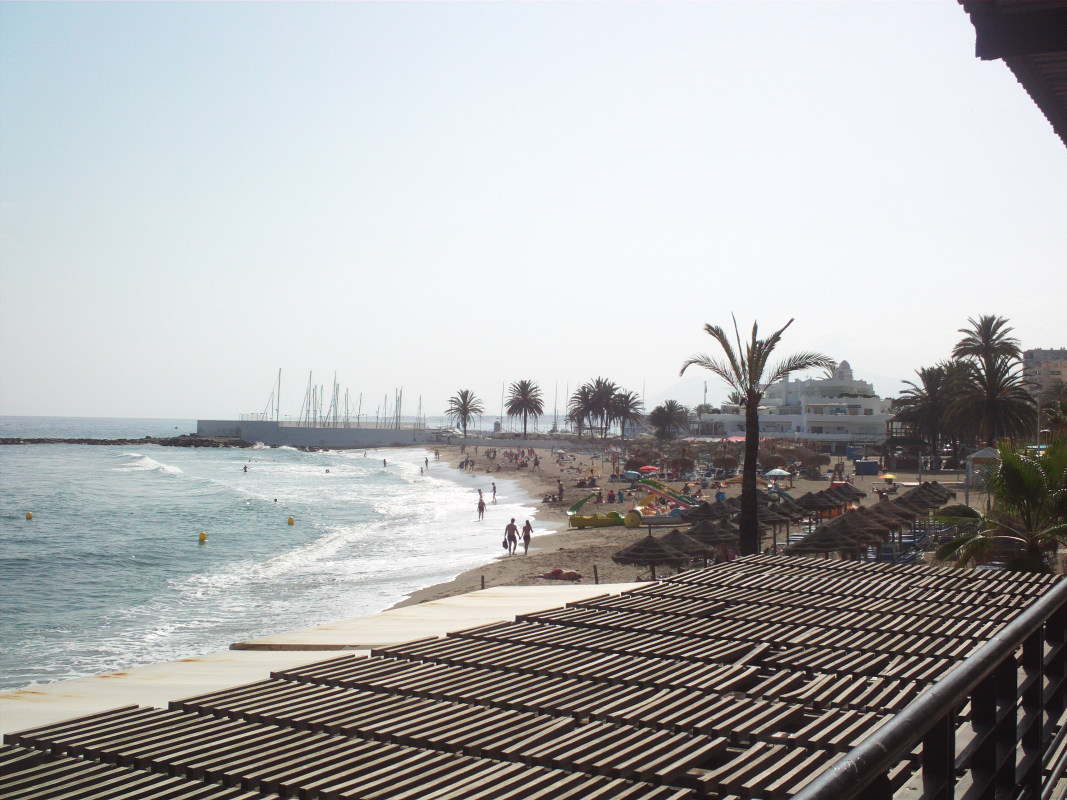
#> input picture assets/store/marbella-source.jpg, 3200 x 2400 px (shown at 1/3 size)
$ python feature_graphic.py
#> lines starting #> are read from the running program, lines starting #| are printed output that depends on the picture
"""Build the 1024x500 feature graphic Google Play requires.

The photograph is a CC0 (public domain dedication) shot of the public beach at
Marbella, just south of the old town, from Wikimedia Commons. CC0 matters here:
a feature graphic is advertising, and the course photos the app displays are the
clubs' own -- fine to show alongside their prices, not ours to market with. CC0
also carries no attribution requirement, which a store graphic has nowhere to
put.

    python -m tools.feature_graphic      -> assets/store/feature-graphic.png
"""
from __future__ import annotations

from pathlib import Path

from PIL import Image, ImageDraw, ImageFont

ROOT = Path(__file__).resolve().parent.parent
STORE = ROOT / "assets" / "store"
SOURCE = STORE / "marbella-source.jpg"
OUT = STORE / "feature-graphic.png"

W, H = 1024, 500

# The band with sea, beach, palms and the marina masts. Below this the frame is
# taken up by a dark timber pergola, which is where the original was shot from.
CROP = (840, 880, 2480, 1680)

INK = (7, 18, 13)            # theme bg
ACCENT = (74, 222, 128)      # theme accent, dark-mode value
WHITE = (255, 255, 255)

FONTS = Path("C:/Windows/Fonts")


def font(name: str, size: int) -> ImageFont.FreeTypeFont:
    try:
        return ImageFont.truetype(str(FONTS / name), size)
    except OSError:
        return ImageFont.load_default()


def tracked(draw: ImageDraw.ImageDraw, xy, text: str, f, fill, spacing: float) -> None:
    """Draw with letter spacing; Pillow has no tracking of its own."""
    x, y = xy
    for ch in text:
        draw.text((x, y), ch, font=f, fill=fill)
        x += draw.textlength(ch, font=f) + spacing


def ramp(width: int, height: int, peak: int, end: float) -> Image.Image:
    """A horizontal alpha ramp as an L-mode mask, `peak` at the left edge and
    nothing from `end` onwards.

    Smoothstep, not linear: against a near-flat sky a piecewise-linear ramp
    shows its corners as visible vertical bands.
    """
    row = Image.new("L", (width, 1))
    px = row.load()
    for x in range(width):
        p = min(1.0, (x / (width - 1)) / end)
        px[x, 0] = int(peak * (1 - (p * p * (3 - 2 * p))))
    return row.resize((width, height))


def build() -> Image.Image:
    photo = Image.open(SOURCE).convert("RGB").crop(CROP).resize((W, H), Image.LANCZOS)
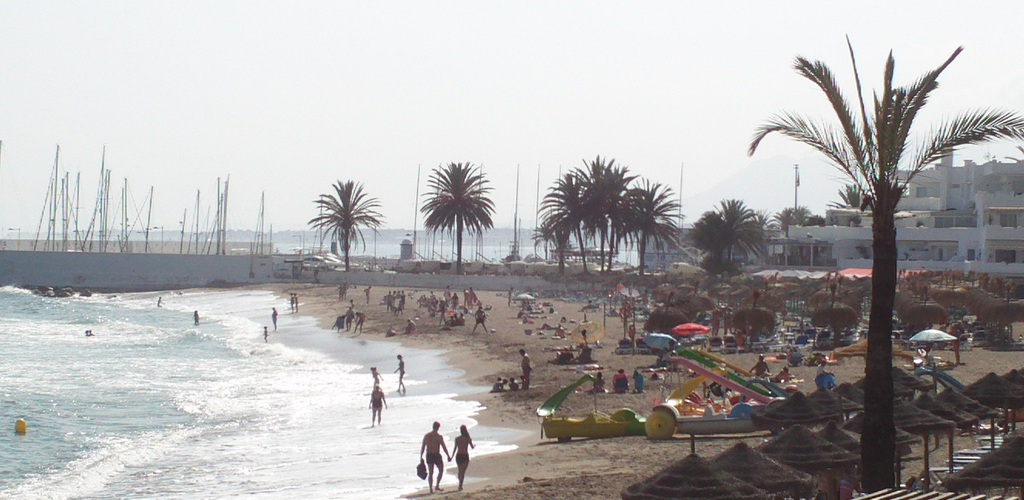
#> photo: PIL image 1024x500 RGB; mean R, G, B 177, 175, 174.7

    # The original is a hazy, blown-out afternoon. A light flat darkening tames
    # the sky without turning the coast grey -- the graphic is selling somewhere
    # sunny, so the right-hand side has to stay bright.
    base = Image.blend(photo, Image.new("RGB", (W, H), INK), 0.12)
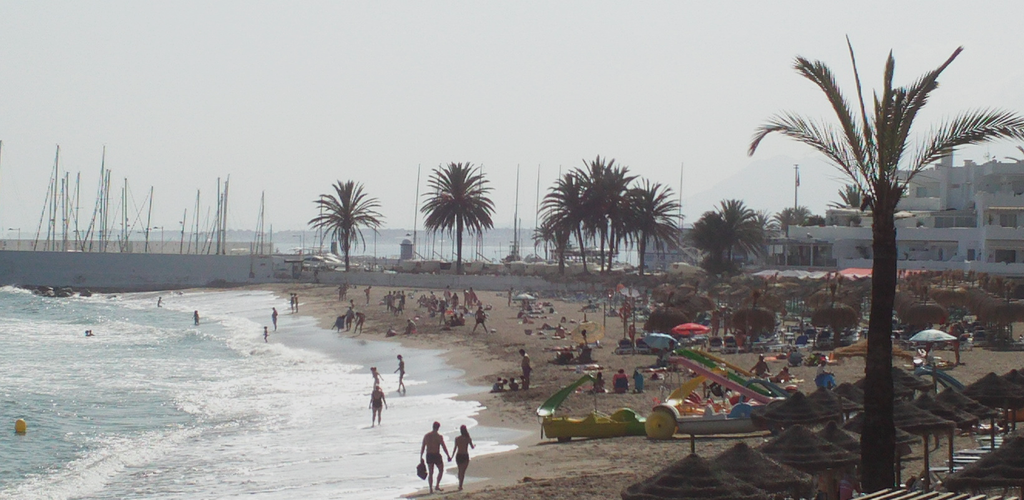
#> base: PIL image 1024x500 RGB; mean R, G, B 156.1, 155.7, 154.8

    # Then a heavier wash on the left, where the wording goes. It has to survive
    # white surf and a white sky, so it runs almost solid at the edge.
    wash = Image.new("RGB", (W, H), INK)
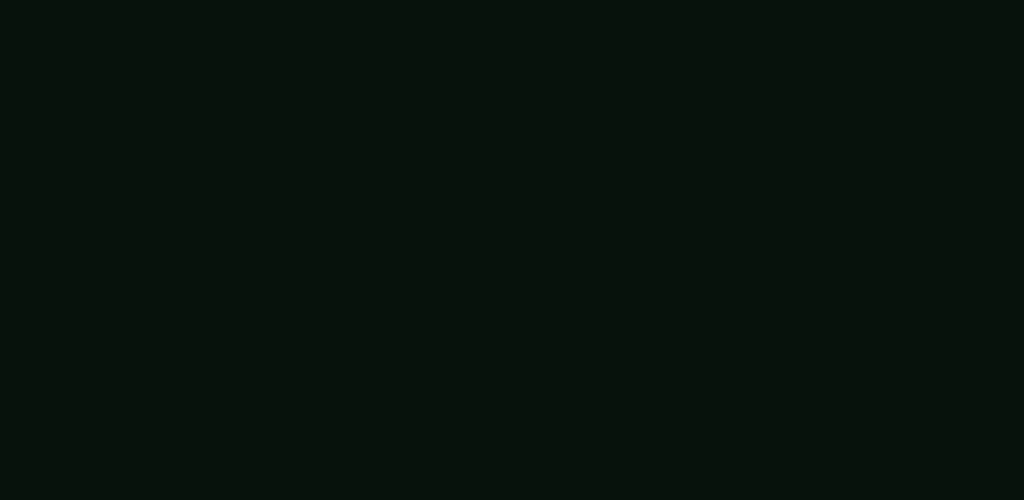
#> wash: PIL image 1024x500 RGB; mean R, G, B 7, 18, 13
    base.paste(wash, (0, 0), ramp(W, H, peak=245, end=0.70))
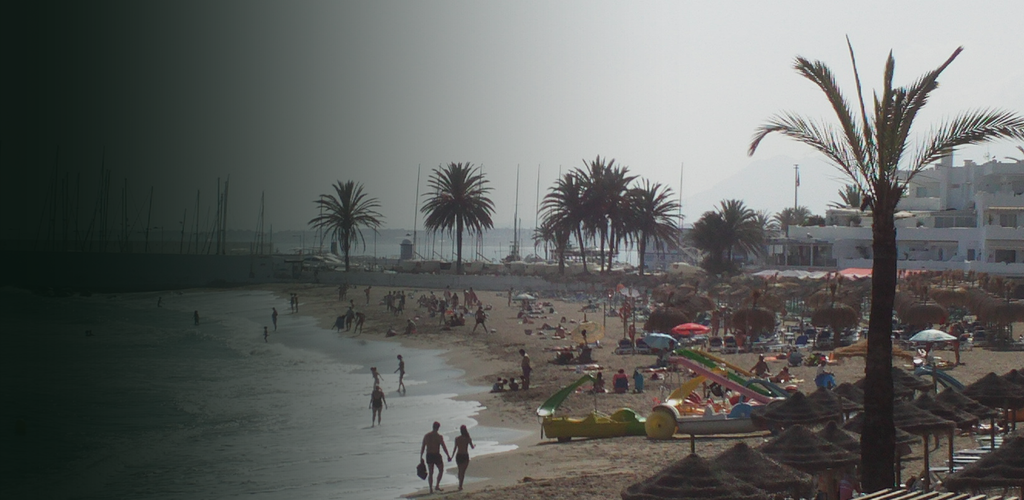
#> base: PIL image 1024x500 RGB; mean R, G, B 97.1, 99.2, 96.7

    img = base.convert("RGB")
    d = ImageDraw.Draw(img)

    x = 64
    tracked(d, (x, 132), "COSTA DEL SOL", font("segoeuib.ttf", 17), ACCENT, 3.4)

    title = font("segoeuib.ttf", 78)
    d.text((x - 4, 164), "Tee Timer", font=title, fill=WHITE)

    body = font("segoeui.ttf", 25)
    d.text((x, 272), "Live tee times and green fees from", font=body, fill=(233, 242, 236))
    d.text((x, 306), "38 clubs on the Costa del Sol", font=body, fill=(233, 242, 236))

    # A rule rather than a pill: the graphic is already busy on the right.
    d.rectangle([x, 366, x + 54, 370], fill=ACCENT)

    small = font("segoeui.ttf", 19)
    d.text((x, 392), "Sotogrande to Fuengirola", font=small, fill=(233, 242, 236, 200))

    return img


if __name__ == "__main__":
    STORE.mkdir(parents=True, exist_ok=True)
    out = build()
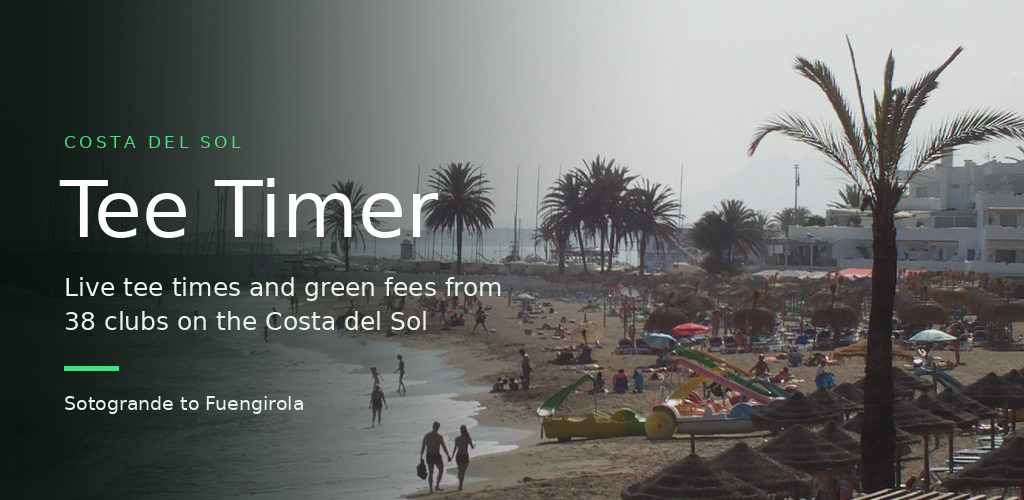
#> out: PIL image 1024x500 RGB; mean R, G, B 101, 103.3, 100.7
    out.save(OUT, "PNG")
    print(f"{OUT.relative_to(ROOT)}  {out.size[0]}x{out.size[1]}  "
          f"{OUT.stat().st_size / 1024:.0f} KB")
#| assets/store/feature-graphic.png  1024x500  668 KB
